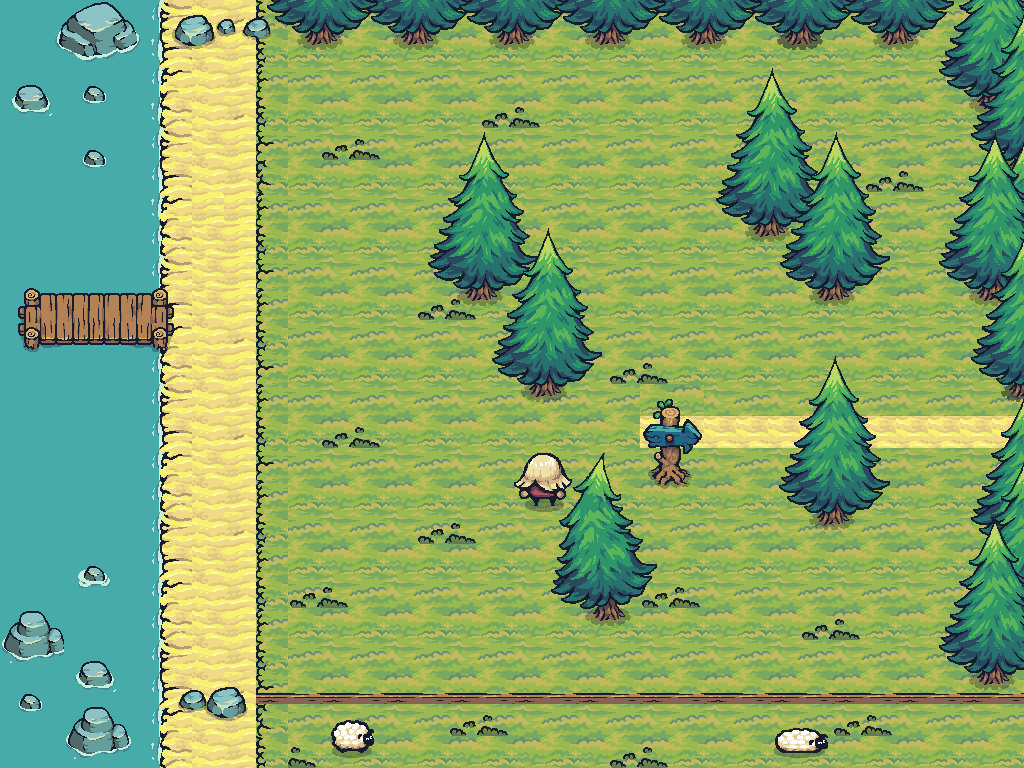

Below is a game level as drawn by its tile map, then a one-line description and the .tmx that defines it (tile-layer data replaced by summaries):
An orthogonal 32x24 tile map with 32x32 px tiles, 16 tile layers (background1, background2, background3, background4, ...), 18 tilesets and 21 objects (exitEast).

<map version="1.10" tiledversion="1.10.2" orientation="orthogonal" renderorder="right-down" width="32" height="24" tilewidth="32" tileheight="32" infinite="0" nextlayerid="36" nextobjectid="59">
 <properties>
  <property name="numberOfEnemies" type="int" value="0" />
 </properties>
 <tileset firstgid="1" source="groundTinySword.tsx" />
 <tileset firstgid="161" source="waterTinySword.tsx" />
 <tileset firstgid="165" source="bridgeTinySword.tsx" />
 <tileset firstgid="213" source="foamTinySword.tsx" />
 <tileset firstgid="501" source="rocksWater4.tsx" />
 <tileset firstgid="629" source="rocksWater2.tsx" />
 <tileset firstgid="757" source="rocksWater1.tsx" />
 <tileset firstgid="885" source="rocksWater3.tsx" />
 <tileset firstgid="1013" source="treesTinySword.tsx" />
 <tileset firstgid="1445" source="castleConstruct.tsx" />
 <tileset firstgid="1525" source="happySheep.tsx" />
 <tileset firstgid="1781" source="rockLarge.tsx" />
 <tileset firstgid="1785" source="rockMedium.tsx" />
 <tileset firstgid="1789" source="bushMed.tsx" />
 <tileset firstgid="1793" source="bushLarge.tsx" />
 <tileset firstgid="1797" source="rockSmall.tsx" />
 <tileset firstgid="1801" source="signArrow.tsx" />
 <tileset firstgid="1809" source="troop_pawn_red.tsx" />
 <group id="16" name="background">
  <layer id="1" name="background1" width="32" height="24">
   <data>[768 cells, 768 non-empty, 29 distinct tile ids]</data>
  </layer>
  <layer id="2" name="background2" width="32" height="24">
   <data>[768 cells, 107 non-empty, 21 distinct tile ids]</data>
  </layer>
  <layer id="3" name="background3" width="32" height="24">
   <data>[768 cells, 67 non-empty, 20 distinct tile ids]</data>
  </layer>
  <layer id="4" name="background4" width="32" height="24">
   <data>[768 cells, 117 non-empty, 66 distinct tile ids]</data>
  </layer>
  <layer id="5" name="background5" width="32" height="24">
   <properties>
    <property name="tree" type="object" value="0" />
   </properties>
   <data>[768 cells, 67 non-empty, 39 distinct tile ids]</data>
  </layer>
  <layer id="28" name="background6" width="32" height="24">
   <data>[768 cells, 0 non-empty, 0 distinct tile ids]</data>
  </layer>
 </group>
 <group id="17" name="foreground">
  <layer id="22" name="7" width="32" height="24">
   <properties>
    <property name="z" type="int" value="7" />
   </properties>
   <data>[768 cells, 42 non-empty, 42 distinct tile ids]</data>
  </layer>
  <layer id="21" name="9" width="32" height="24">
   <properties>
    <property name="z" type="int" value="9" />
   </properties>
   <data>[768 cells, 48 non-empty, 24 distinct tile ids]</data>
  </layer>
  <layer id="23" name="12" width="32" height="24">
   <properties>
    <property name="z" type="int" value="12" />
   </properties>
   <data>[768 cells, 36 non-empty, 36 distinct tile ids]</data>
  </layer>
  <layer id="34" name="13" width="32" height="24">
   <properties>
    <property name="z" type="int" value="13" />
   </properties>
   <data>[768 cells, 0 non-empty, 0 distinct tile ids]</data>
  </layer>
  <layer id="35" name="14" width="32" height="24">
   <data>[768 cells, 0 non-empty, 0 distinct tile ids]</data>
  </layer>
  <layer id="31" name="15" width="32" height="24">
   <properties>
    <property name="z" type="int" value="15" />
   </properties>
   <data>[768 cells, 12 non-empty, 12 distinct tile ids]</data>
  </layer>
  <layer id="20" name="16" width="32" height="24">
   <properties>
    <property name="z" type="int" value="16" />
   </properties>
   <data>[768 cells, 27 non-empty, 24 distinct tile ids]</data>
  </layer>
  <layer id="29" name="17" width="32" height="24">
   <properties>
    <property name="z" type="int" value="17" />
   </properties>
   <data>[768 cells, 12 non-empty, 12 distinct tile ids]</data>
  </layer>
  <layer id="19" name="19" width="32" height="24">
   <properties>
    <property name="z" type="int" value="19" />
   </properties>
   <data>[768 cells, 36 non-empty, 36 distinct tile ids]</data>
  </layer>
  <layer id="30" name="21" width="32" height="24">
   <properties>
    <property name="z" type="int" value="21" />
   </properties>
   <data>[768 cells, 18 non-empty, 18 distinct tile ids]</data>
  </layer>
 </group>
 <group id="25" name="objects">
  <objectgroup id="9" name="exits">
   <object id="21" name="exitEast" x="1008.1" y="364.949" width="14.9569" height="113.673">
    <properties>
     <property name="connectToMap" value="maps/map10.tmx" />
     <property name="x" type="float" value="64" />
     <property name="y" type="float" value="1024" />
    </properties>
   </object>
  </objectgroup>
  <objectgroup id="8" name="obj">
   <object id="4" x="0" y="282.176" width="21.9368" height="71.8334" />
   <object id="6" x="1008.1" y="470.615" width="14.9569" height="275.236" />
   <object id="7" x="1009.09" y="91.9971" width="13.9598" height="275.952" />
   <object id="34" x="464.872" y="284.223" width="31.2557" height="15.5547" />
   <object id="35" x="530.039" y="380.889" width="31.2557" height="15.5547" />
   <object id="36" x="752.372" y="220.556" width="31.2557" height="15.5547" />
   <object id="37" x="817.705" y="284.556" width="31.2557" height="15.5547" />
   <object id="38" x="593.122" y="604.473" width="31.2557" height="15.5547" />
   <object id="39" x="817.122" y="509.723" width="31.2557" height="15.5547" />
   <object id="56" x="978.122" y="667.723" width="31.2557" height="15.5547" />
   <object id="47" x="970" y="4" width="47" height="100" />
   <object id="48" x="0" y="0" width="160" height="288" />
   <object id="49" x="0" y="352" width="160" height="416" />
   <object id="50" x="160" y="687" width="96" height="29" />
   <object id="51" x="224" y="0" width="96" height="32" />
   <object id="52" x="160" y="0" width="64" height="48" />
   <object id="54" x="320" y="0" width="660" height="43" />
   <object id="55" x="256" y="689" width="768" height="20" />
   <object id="57" x="655" y="463" width="27" height="18" />
  </objectgroup>
  <objectgroup id="33" name="npc">
   <object id="58" x="523" y="479" width="40" height="30">
    <properties>
     <property name="message" value="Greetings! : Are you looking for your brother? : He who so foolishly usurped the crown? : He resides in his castle in the mountains to the east : Find him and kill him! : Take your rightful place on the throne!" />
     <property name="name" value="The Old Man" />
    </properties>
   </object>
  </objectgroup>
 </group>
</map>
